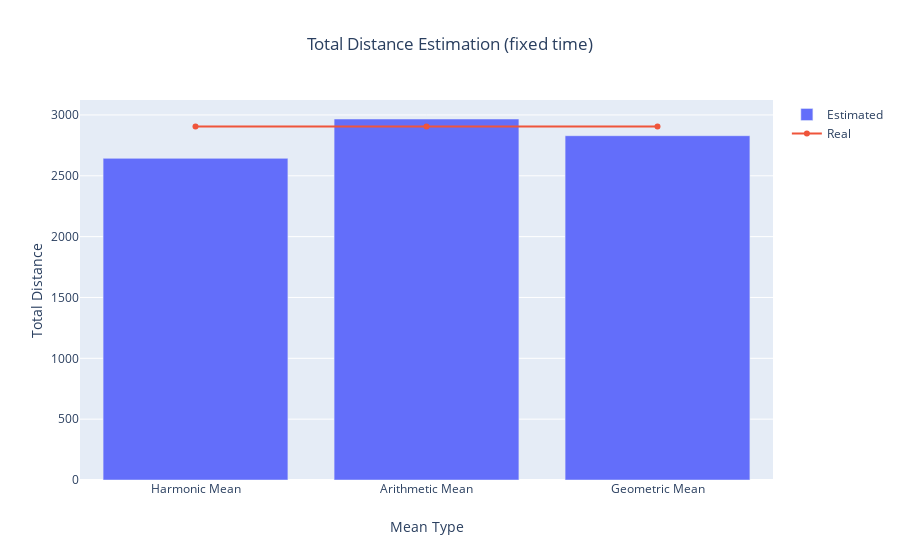

Source (notebook cell):
### Code cell
x_axis = ['Harmonic Mean','Arithmetic Mean','Geometric Mean']

layout = go.Layout(title={'text':'Total Distance Estimation (fixed time)','x':0.5},xaxis_title='Mean Type', yaxis_title='Total Distance')

fig = go.Figure(data=[go.Bar(x=x_axis,y=[(harmonic_mean_v*t_i).sum(),(arithmetic_mean_v*t_i).sum() , (geometric_mean_v*t_i).sum()],name="Estimated"),
                      go.Scatter(x=x_axis,y=[x_i.sum()]*3, name="Real")],
                layout=layout)

py.plot(fig, filename='Total Distance Estimation (fixed time)')

iplot(fig)

### Figure 1 — Plotly figure (JSON) as saved in the notebook; plotly's stock layout.template omitted (floating-point values rounded to 4 significant figures)
{"data": [{"name": "Estimated", "type": "bar", "x": ["Harmonic Mean", "Arithmetic Mean", "Geometric Mean"], "y": [2643.0, 2967.0, 2829.0]}, {"name": "Real", "type": "scatter", "x": ["Harmonic Mean", "Arithmetic Mean", "Geometric Mean"], "y": [2904.0, 2904.0, 2904.0]}], "layout": {"autosize": true, "title": {"text": "Total Distance Estimation (fixed time)", "x": 0.5}, "xaxis": {"autorange": true, "range": [-0.5, 2.5], "title": {"text": "Mean Type"}, "type": "category"}, "yaxis": {"autorange": true, "range": [0, 3123.0], "title": {"text": "Total Distance"}, "type": "linear"}}}
